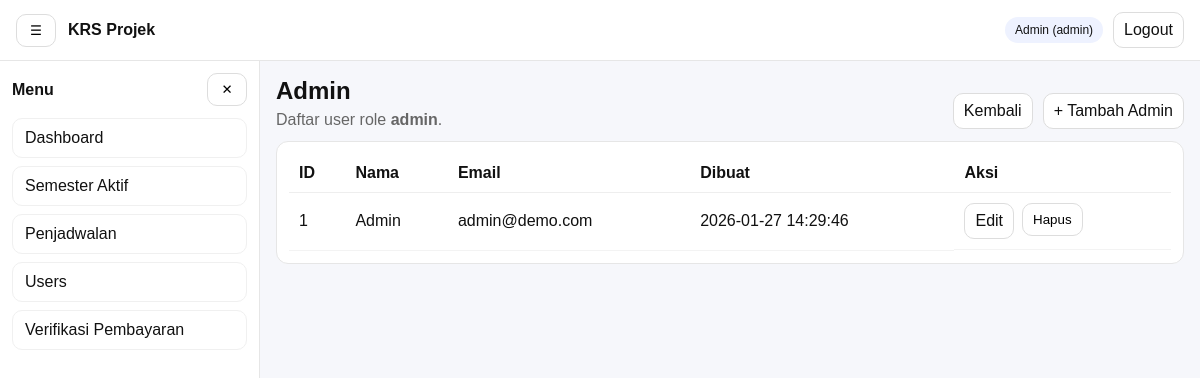
Page /admin/users/index_admin.php (signed in) on the committed database.
### tables this page shows
CREATE TABLE `users` (
  `id` int(11) NOT NULL,
  `name` varchar(120) NOT NULL,
  `email` varchar(120) NOT NULL,
  `role` enum('admin','mahasiswa','dosen') NOT NULL,
  `password_hash` varchar(255) NOT NULL,
  `created_at` timestamp NOT NULL DEFAULT current_timestamp()
);

### includes/functions.php (called while the page is built, shortened)
<?php
function e(?string $str): string {
  return htmlspecialchars((string)$str, ENT_QUOTES, 'UTF-8');
}
function url(string $path = ''): string {
  $path = ltrim($path, '/');
  return APP_URL . ($path ? '/' . $path : '');
}

### includes/auth.php (called while the page is built, shortened)
<?php
require_once __DIR__ . '/functions.php';
function auth_user(): ?array {
  return $_SESSION['user'] ?? null;
}

### admin/users/index_admin.php (the view, shortened to what this page needs)
<?php
require_once __DIR__ . '/../../includes/auth.php';
require_once __DIR__ . '/../../includes/functions.php';
$pdo = db();
$rows = [];
try {
  $st = $pdo->prepare("SELECT id, name, email, role, created_at FROM users WHERE role='admin' ORDER BY id DESC");
  $st->execute();
  $rows = $st->fetchAll();
} catch (Throwable $e) {
  if (APP_DEBUG) flash_set('global', 'DB error: '.$e->getMessage(), 'warning');
}
?>
<?php include __DIR__ . '/../../partials/header.php'; ?>
<?php include __DIR__ . '/../../partials/navbar.php'; ?>
<div class="layout">
  <?php include __DIR__ . '/../../partials/sidebar.php'; ?>
  <main class="content">
    <div style="display:flex;justify-content:space-between;gap:10px;flex-wrap:wrap;align-items:end;">
      <div>
        <h2 style="margin:0;">Admin</h2>
        <div style="color:#666;margin-top:6px;">Daftar user role <b>admin</b>.</div>
      </div>
      <div style="display:flex;gap:10px;flex-wrap:wrap;">
        <a class="btn" href="<?= e(url('admin/users/index.php')) ?>">Kembali</a>
        <a class="btn" href="<?= e(url('admin/users/add.php?role=admin')) ?>">+ Tambah Admin</a>
      </div>
    </div>
    <section style="background:#fff;border:1px solid #e6e6e6;border-radius:12px;padding:12px;margin-top:12px;">
      <div style="overflow:auto;">
        <table style="width:100%;border-collapse:collapse;min-width:760px;">
          <thead>
            <tr>
              <th style="text-align:left;border-bottom:1px solid #eee;padding:10px;">ID</th>
              <th style="text-align:left;border-bottom:1px solid #eee;padding:10px;">Nama</th>
              <th style="text-align:left;border-bottom:1px solid #eee;padding:10px;">Email</th>
              <th style="text-align:left;border-bottom:1px solid #eee;padding:10px;">Dibuat</th>
              <th style="text-align:left;border-bottom:1px solid #eee;padding:10px;">Aksi</th>
            </tr>
          </thead>
          <tbody>
            <?php if (!$rows): ?>
              <tr><td colspan="5" style="padding:12px;color:#666;">Belum ada admin.</td></tr>
            <?php else: ?>
              <?php foreach ($rows as $r): ?>
                <tr>
                  <td style="padding:10px;border-bottom:1px solid #f3f3f3;"><?= (int)$r['id'] ?></td>
                  <td style="padding:10px;border-bottom:1px solid #f3f3f3;"><?= e($r['name']) ?></td>
                  <td style="padding:10px;border-bottom:1px solid #f3f3f3;"><?= e($r['email']) ?></td>
                  <td style="padding:10px;border-bottom:1px solid #f3f3f3;"><?= e((string)$r['created_at']) ?></td>
                  <td style="padding:10px;border-bottom:1px solid #f3f3f3;display:flex;gap:8px;flex-wrap:wrap;">
                    <a class="btn" href="<?= e(url('admin/users/edit.php?id='.(int)$r['id'])) ?>">Edit</a>
                    <form method="post" action="<?= e(url('admin/users/delete.php')) ?>" style="margin:0;">
                      <button class="btn" type="submit" onclick="return confirm('Hapus admin ini?')">Hapus</button>
                    </form>
                  </td>
                </tr>
              <?php endforeach; ?>
            <?php endif; ?>
          </tbody>
        </table>
      </div>
    </section>
  </main>
</div>
<?php include __DIR__ . '/../../partials/footer.php'; ?>

### partials/navbar.php
<?php
require_once __DIR__ . '/../includes/auth.php';
$u = auth_user();
?>
<header class="navbar">
  <button class="btn-icon" id="btnSidebar" type="button" aria-label="Toggle sidebar">☰</button>
  <div class="navbar-title"><?= e(APP_NAME) ?></div>
  <div class="navbar-right">
    <?php if ($u): ?>
      <span class="user-pill"><?= e($u['name']) ?> (<?= e($u['role']) ?>)</span>
      <a class="btn" href="<?= e(url('logout.php')) ?>">Logout</a>
    <?php endif; ?>
  </div>
</header>

### assets/css/style.css (style rules this page uses)
* { box-sizing: border-box; }
body { margin: 0; font-family: Arial, sans-serif; background:#f6f7fb; color:#111; }
a { text-decoration: none; color: inherit; }
.navbar { display:flex; align-items:center; gap:12px; padding:12px 16px; background:#fff; border-bottom:1px solid #e6e6e6; position: sticky; top: 0; z-index: 20; }
.navbar-title { font-weight:700; }
.navbar-right { margin-left:auto; display:flex; align-items:center; gap:10px; }
.user-pill { font-size:12px; padding:6px 10px; background:#eef2ff; border-radius:999px; }
.btn, .btn-icon { border:1px solid #ddd; background:#fff; border-radius:10px; padding:8px 10px; cursor:pointer; }
.btn-icon { width:40px; }
.layout { display:flex; min-height: calc(100vh - 56px); }
.content { flex:1; padding: 16px; }

### rows in the picture
users: name "Admin", role "admin", id "1", email "admin@demo.com", created_at "2026-01-27 14:29:46"

### other values in the picture
APP_NAME "KRS Projek"
$it['label'] "Dashboard"
$it['label'] "Semester Aktif"
$it['label'] "Penjadwalan"
$it['label'] "Users"
$it['label'] "Verifikasi Pembayaran"
